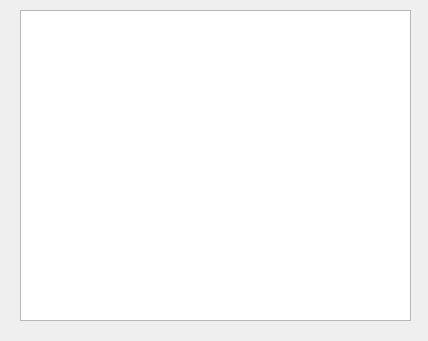
<?xml version="1.0" encoding="UTF-8"?>
<ui version="4.0">
 <class>OutputWindow</class>
 <widget class="QWidget" name="OutputWindow">
  <property name="geometry">
   <rect>
    <x>0</x>
    <y>0</y>
    <width>428</width>
    <height>341</height>
   </rect>
  </property>
  <property name="windowTitle">
   <string>Output</string>
  </property>
  <widget class="QPlainTextEdit" name="outputTextArea">
   <property name="geometry">
    <rect>
     <x>20</x>
     <y>10</y>
     <width>391</width>
     <height>311</height>
    </rect>
   </property>
   <property name="readOnly">
    <bool>true</bool>
   </property>
  </widget>
 </widget>
 <resources/>
 <connections/>
</ui>
